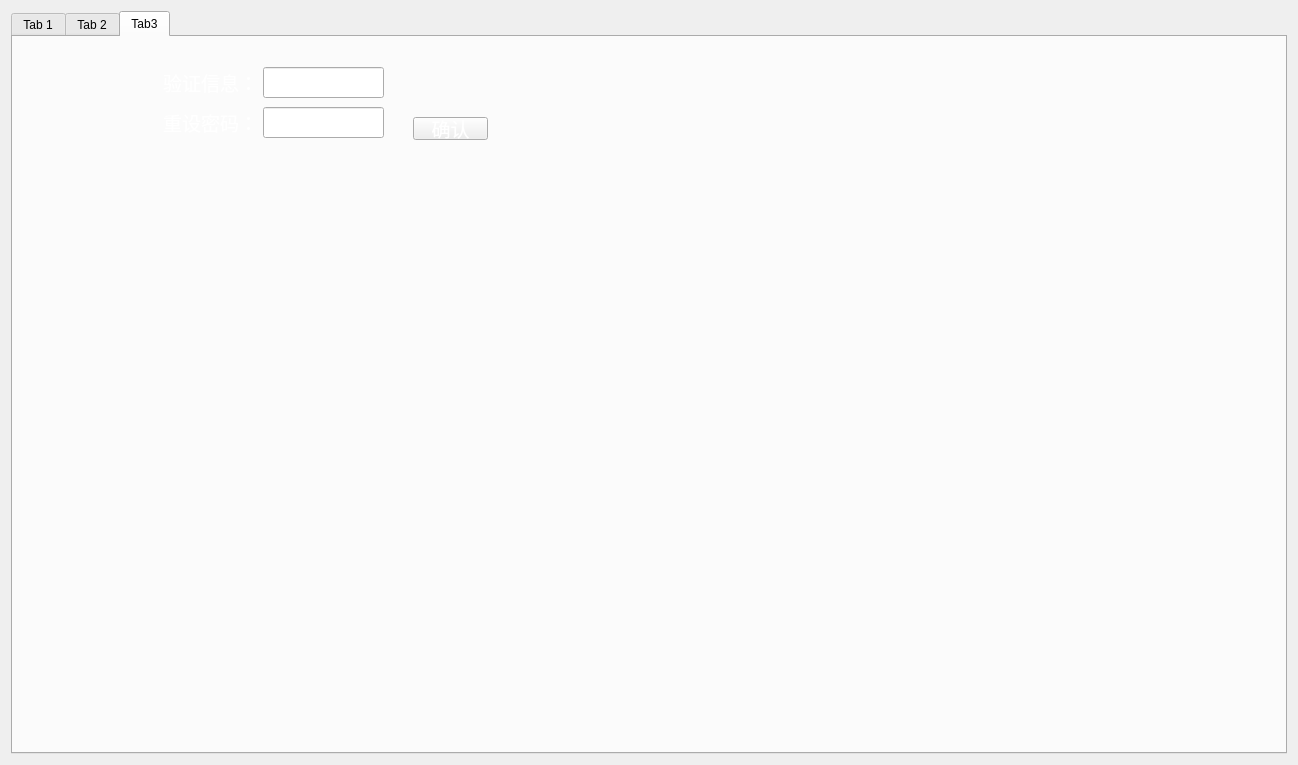
<?xml version="1.0" encoding="UTF-8"?>
<ui version="4.0">
 <class>Widget</class>
 <widget class="QWidget" name="Widget">
  <property name="geometry">
   <rect>
    <x>0</x>
    <y>0</y>
    <width>1298</width>
    <height>765</height>
   </rect>
  </property>
  <property name="windowTitle">
   <string>Widget</string>
  </property>
  <layout class="QGridLayout" name="gridLayout_7">
   <item row="0" column="0">
    <layout class="QVBoxLayout" name="verticalLayout_5">
     <item>
      <widget class="QTabWidget" name="tabWidget">
       <property name="styleSheet">
        <string notr="true">background-image: url(:/new/prefix1/image/Image_1698416347918_edit_521250832624108.jpg);
</string>
       </property>
       <property name="currentIndex">
        <number>2</number>
       </property>
       <widget class="QWidget" name="tab">
        <attribute name="title">
         <string>Tab 1</string>
        </attribute>
        <layout class="QGridLayout" name="gridLayout_5">
         <item row="0" column="0">
          <widget class="QLabel" name="label_title">
           <property name="font">
            <font>
             <pointsize>26</pointsize>
             <bold>false</bold>
            </font>
           </property>
           <property name="styleSheet">
            <string notr="true">border-color: rgb(255, 255, 255);
color: rgb(255, 85, 0);</string>
           </property>
           <property name="text">
            <string>闽旋科技股份有限公司数据测试系统</string>
           </property>
           <property name="alignment">
            <set>Qt::AlignCenter</set>
           </property>
          </widget>
         </item>
         <item row="1" column="0">
          <widget class="QGroupBox" name="groupBox_2">
           <property name="statusTip">
            <string/>
           </property>
           <property name="styleSheet">
            <string notr="true">background-color: rgba(0, 170, 255, 150);
font: 15pt &quot;Microsoft YaHei UI&quot;;
</string>
           </property>
           <property name="title">
            <string/>
           </property>
           <property name="alignment">
            <set>Qt::AlignCenter</set>
           </property>
           <layout class="QGridLayout" name="gridLayout_3">
            <item row="0" column="0">
             <layout class="QVBoxLayout" name="verticalLayout_6">
              <item>
               <layout class="QVBoxLayout" name="verticalLayout_4">
                <item>
                 <layout class="QHBoxLayout" name="horizontalLayout_12">
                  <item>
                   <widget class="QLabel" name="label_8">
                    <property name="font">
                     <font>
                      <family>Microsoft YaHei UI</family>
                      <pointsize>15</pointsize>
                      <italic>false</italic>
                      <bold>false</bold>
                     </font>
                    </property>
                    <property name="styleSheet">
                     <string notr="true">color: rgb(255, 255, 255);</string>
                    </property>
                    <property name="text">
                     <string>操作人员：</string>
                    </property>
                   </widget>
                  </item>
                  <item>
                   <widget class="QLineEdit" name="lineEdit_p">
                    <property name="styleSheet">
                     <string notr="true">background-image: url(:/new/prefix1/image/1.jpg);

 border-radius: 10px;  border: 2px groove gray;
        border-style: outset;</string>
                    </property>
                    <property name="text">
                     <string/>
                    </property>
                   </widget>
                  </item>
                 </layout>
                </item>
                <item>
                 <layout class="QHBoxLayout" name="horizontalLayout_11">
                  <item>
                   <widget class="QLabel" name="label_11">
                    <property name="font">
                     <font>
                      <family>Microsoft YaHei UI</family>
                      <pointsize>15</pointsize>
                      <italic>false</italic>
                      <bold>false</bold>
                     </font>
                    </property>
                    <property name="styleSheet">
                     <string notr="true">
color: rgb(255, 255, 255);
</string>
                    </property>
                    <property name="text">
                     <string>密码：</string>
                    </property>
                   </widget>
                  </item>
                  <item>
                   <widget class="QLineEdit" name="lineEdit_password">
                    <property name="styleSheet">
                     <string notr="true">     border-radius: 10px;  border: 2px groove gray;
background-image: url(:/new/prefix1/image/1.jpg);
        border-style: outset;</string>
                    </property>
                    <property name="text">
                     <string/>
                    </property>
                    <property name="echoMode">
                     <enum>QLineEdit::Password</enum>
                    </property>
                   </widget>
                  </item>
                 </layout>
                </item>
               </layout>
              </item>
             </layout>
            </item>
            <item row="1" column="0">
             <layout class="QHBoxLayout" name="horizontalLayout_13">
              <item>
               <widget class="QPushButton" name="start_test">
                <property name="font">
                 <font>
                  <family>Microsoft YaHei UI</family>
                  <pointsize>15</pointsize>
                  <italic>false</italic>
                  <bold>false</bold>
                 </font>
                </property>
                <property name="styleSheet">
                 <string notr="true">
color: rgb(255, 85, 0);


        border-radius: 10px;  border: 2px groove gray;
        border-style: outset;
</string>
                </property>
                <property name="text">
                 <string>确定</string>
                </property>
                <property name="iconSize">
                 <size>
                  <width>128</width>
                  <height>128</height>
                 </size>
                </property>
               </widget>
              </item>
              <item>
               <widget class="QPushButton" name="closeApp_2">
                <property name="font">
                 <font>
                  <family>Microsoft YaHei UI</family>
                  <pointsize>15</pointsize>
                  <italic>false</italic>
                  <bold>false</bold>
                 </font>
                </property>
                <property name="styleSheet">
                 <string notr="true">background-color: rgb(255, 0, 0);
color: rgb(255, 85, 0);
     border-radius: 10px;  border: 2px groove gray;
        border-style: outset;</string>
                </property>
                <property name="text">
                 <string>退出</string>
                </property>
               </widget>
              </item>
              <item>
               <widget class="QPushButton" name="changePassword">
                <property name="font">
                 <font>
                  <family>Microsoft YaHei UI</family>
                  <pointsize>15</pointsize>
                  <italic>false</italic>
                  <bold>false</bold>
                 </font>
                </property>
                <property name="styleSheet">
                 <string notr="true">background-color: rgb(255, 0, 0);
color: rgb(255, 85, 0);
     border-radius: 10px;  border: 2px groove gray;
        border-style: outset;</string>
                </property>
                <property name="text">
                 <string>修改密码</string>
                </property>
               </widget>
              </item>
             </layout>
            </item>
           </layout>
          </widget>
         </item>
        </layout>
       </widget>
       <widget class="QWidget" name="tab_2">
        <attribute name="title">
         <string>Tab 2</string>
        </attribute>
        <layout class="QGridLayout" name="gridLayout_6">
         <item row="0" column="0" rowspan="2">
          <layout class="QVBoxLayout" name="verticalLayout_2">
           <item>
            <widget class="QGroupBox" name="groupBox_5">
             <property name="styleSheet">
              <string notr="true">color: rgb(255, 255, 255);</string>
             </property>
             <property name="title">
              <string>输入</string>
             </property>
             <layout class="QGridLayout" name="gridLayout_2">
              <item row="0" column="0">
               <layout class="QVBoxLayout" name="verticalLayout_7">
                <item>
                 <layout class="QHBoxLayout" name="horizontalLayout_15">
                  <item>
                   <widget class="QLabel" name="label_6">
                    <property name="font">
                     <font>
                      <bold>true</bold>
                     </font>
                    </property>
                    <property name="styleSheet">
                     <string notr="true">color: rgb(255, 255, 255);</string>
                    </property>
                    <property name="text">
                     <string>测试日期：</string>
                    </property>
                   </widget>
                  </item>
                  <item>
                   <widget class="QLineEdit" name="lineEdit_date">
                    <property name="styleSheet">
                     <string notr="true">     border-radius: 10px;  border: 2px groove gray;
background-image: url(:/new/prefix1/image/1.jpg);
        border-style: outset;
color: rgb(0, 0, 0);</string>
                    </property>
                   </widget>
                  </item>
                 </layout>
                </item>
                <item>
                 <layout class="QHBoxLayout" name="horizontalLayout_9">
                  <item>
                   <widget class="QLabel" name="label_0">
                    <property name="font">
                     <font>
                      <bold>true</bold>
                     </font>
                    </property>
                    <property name="styleSheet">
                     <string notr="true">color: rgb(255, 255, 255);</string>
                    </property>
                    <property name="text">
                     <string>样品编号：</string>
                    </property>
                   </widget>
                  </item>
                  <item>
                   <widget class="QLineEdit" name="lineEdit_ID">
                    <property name="styleSheet">
                     <string notr="true">     border-radius: 10px;  border: 2px groove gray;
background-image: url(:/new/prefix1/image/1.jpg);
        border-style: outset;
color: rgb(0, 0, 0);</string>
                    </property>
                   </widget>
                  </item>
                 </layout>
                </item>
                <item>
                 <layout class="QHBoxLayout" name="horizontalLayout_2">
                  <item>
                   <widget class="QLabel" name="label_inputSpeed">
                    <property name="font">
                     <font>
                      <pointsize>9</pointsize>
                      <bold>false</bold>
                     </font>
                    </property>
                    <property name="styleSheet">
                     <string notr="true">
color: rgb(255, 255, 255);
</string>
                    </property>
                    <property name="text">
                     <string>输入电机转速：</string>
                    </property>
                   </widget>
                  </item>
                  <item>
                   <widget class="QLineEdit" name="lineEdit_inputSpeed">
                    <property name="styleSheet">
                     <string notr="true">     border-radius: 10px;  border: 2px groove gray;
background-image: url(:/new/prefix1/image/1.jpg);
        border-style: outset;
color: rgb(0, 0, 0);</string>
                    </property>
                   </widget>
                  </item>
                 </layout>
                </item>
               </layout>
              </item>
              <item row="1" column="0">
               <layout class="QHBoxLayout" name="horizontalLayout_21">
                <item>
                 <widget class="QLabel" name="label_inputSpeed_2">
                  <property name="font">
                   <font>
                    <pointsize>9</pointsize>
                    <bold>false</bold>
                   </font>
                  </property>
                  <property name="styleSheet">
                   <string notr="true">
color: rgb(255, 255, 255);
</string>
                  </property>
                  <property name="text">
                   <string>温度：</string>
                  </property>
                 </widget>
                </item>
                <item>
                 <widget class="QLineEdit" name="lineEdit_inputSpeed_2">
                  <property name="styleSheet">
                   <string notr="true">     border-radius: 10px;  border: 2px groove gray;
background-image: url(:/new/prefix1/image/1.jpg);
        border-style: outset;
color: rgb(0, 0, 0);</string>
                  </property>
                 </widget>
                </item>
               </layout>
              </item>
              <item row="2" column="0">
               <layout class="QHBoxLayout" name="horizontalLayout_22">
                <item>
                 <widget class="QLabel" name="label_inputSpeed_3">
                  <property name="font">
                   <font>
                    <pointsize>9</pointsize>
                    <bold>false</bold>
                   </font>
                  </property>
                  <property name="styleSheet">
                   <string notr="true">
color: rgb(255, 255, 255);
</string>
                  </property>
                  <property name="text">
                   <string>压力：</string>
                  </property>
                 </widget>
                </item>
                <item>
                 <widget class="QLineEdit" name="lineEdit_inputSpeed_3">
                  <property name="styleSheet">
                   <string notr="true">     border-radius: 10px;  border: 2px groove gray;
background-image: url(:/new/prefix1/image/1.jpg);
        border-style: outset;
color: rgb(0, 0, 0);</string>
                  </property>
                 </widget>
                </item>
               </layout>
              </item>
             </layout>
            </widget>
           </item>
           <item>
            <layout class="QVBoxLayout" name="verticalLayout">
             <item>
              <layout class="QHBoxLayout" name="horizontalLayout">
               <item>
                <widget class="QPushButton" name="pushButton_0">
                 <property name="font">
                  <font>
                   <pointsize>16</pointsize>
                   <bold>true</bold>
                  </font>
                 </property>
                 <property name="styleSheet">
                  <string notr="true">background-color: rgb(170, 255, 255);
color: rgb(255, 0, 0);

     border-radius: 10px;  border: 2px groove gray;
        border-style: outset;</string>
                 </property>
                 <property name="text">
                  <string>开始采集</string>
                 </property>
                </widget>
               </item>
               <item>
                <widget class="QPushButton" name="closeApp">
                 <property name="font">
                  <font>
                   <pointsize>16</pointsize>
                   <bold>true</bold>
                  </font>
                 </property>
                 <property name="styleSheet">
                  <string notr="true">background-color: rgb(255, 0, 0);
color: rgb(255, 85, 0);
     border-radius: 10px;  border: 2px groove gray;
        border-style: outset;</string>
                 </property>
                 <property name="text">
                  <string>退出</string>
                 </property>
                </widget>
               </item>
              </layout>
             </item>
             <item>
              <layout class="QHBoxLayout" name="horizontalLayout_3">
               <item>
                <widget class="QPushButton" name="saveData">
                 <property name="font">
                  <font>
                   <pointsize>15</pointsize>
                   <bold>true</bold>
                  </font>
                 </property>
                 <property name="styleSheet">
                  <string notr="true">background-color: rgb(170, 255, 255);
color: rgb(255, 85, 0);
     border-radius: 10px;  border: 2px groove gray;
        border-style: outset;</string>
                 </property>
                 <property name="text">
                  <string>保存</string>
                 </property>
                 <property name="iconSize">
                  <size>
                   <width>20</width>
                   <height>20</height>
                  </size>
                 </property>
                </widget>
               </item>
               <item>
                <widget class="QPushButton" name="vibrationToPy">
                 <property name="font">
                  <font>
                   <pointsize>15</pointsize>
                   <bold>true</bold>
                  </font>
                 </property>
                 <property name="styleSheet">
                  <string notr="true">background-color: rgb(170, 255, 255);
color: rgb(255, 85, 0);
     border-radius: 10px;  border: 2px groove gray;
        border-style: outset;</string>
                 </property>
                 <property name="text">
                  <string>合并数据</string>
                 </property>
                 <property name="iconSize">
                  <size>
                   <width>20</width>
                   <height>20</height>
                  </size>
                 </property>
                </widget>
               </item>
              </layout>
             </item>
            </layout>
           </item>
          </layout>
         </item>
         <item row="0" column="1">
          <widget class="QGroupBox" name="groupBox">
           <property name="font">
            <font>
             <pointsize>12</pointsize>
             <bold>true</bold>
            </font>
           </property>
           <property name="styleSheet">
            <string notr="true">color: rgb(255, 255, 255);</string>
           </property>
           <property name="title">
            <string>通讯状态</string>
           </property>
           <layout class="QVBoxLayout" name="verticalLayout_10">
            <item>
             <layout class="QHBoxLayout" name="horizontalLayout_20">
              <item>
               <layout class="QHBoxLayout" name="horizontalLayout_10">
                <item>
                 <widget class="QLabel" name="label_16">
                  <property name="font">
                   <font>
                    <pointsize>12</pointsize>
                    <bold>true</bold>
                   </font>
                  </property>
                  <property name="styleSheet">
                   <string notr="true">color: rgb(255, 255, 255);</string>
                  </property>
                  <property name="text">
                   <string>采集卡：</string>
                  </property>
                 </widget>
                </item>
                <item>
                 <widget class="QLabel" name="label_status_0">
                  <property name="enabled">
                   <bool>true</bool>
                  </property>
                  <property name="styleSheet">
                   <string notr="true">
background-color: rgb(255, 0, 0);
     border-radius: 10px;  border: 2px groove gray;
        border-style: outset;</string>
                  </property>
                  <property name="text">
                   <string/>
                  </property>
                 </widget>
                </item>
               </layout>
              </item>
              <item>
               <layout class="QHBoxLayout" name="horizontalLayout_16">
                <item>
                 <widget class="QLabel" name="label_19">
                  <property name="font">
                   <font>
                    <pointsize>12</pointsize>
                    <bold>true</bold>
                   </font>
                  </property>
                  <property name="styleSheet">
                   <string notr="true">color: rgb(255, 255, 255);</string>
                  </property>
                  <property name="text">
                   <string>温度仪表:</string>
                  </property>
                 </widget>
                </item>
                <item>
                 <widget class="QLabel" name="label_status_temprature">
                  <property name="styleSheet">
                   <string notr="true">background-color: rgb(255, 0, 0);
     border-radius: 10px;  border: 2px groove gray;
        border-style: outset;</string>
                  </property>
                  <property name="text">
                   <string/>
                  </property>
                 </widget>
                </item>
               </layout>
              </item>
              <item>
               <layout class="QHBoxLayout" name="horizontalLayout_17">
                <item>
                 <widget class="QLabel" name="label_17">
                  <property name="font">
                   <font>
                    <pointsize>12</pointsize>
                    <bold>true</bold>
                   </font>
                  </property>
                  <property name="styleSheet">
                   <string notr="true">color: rgb(255, 255, 255);</string>
                  </property>
                  <property name="text">
                   <string>压力仪表:</string>
                  </property>
                 </widget>
                </item>
                <item>
                 <widget class="QLabel" name="label_status_pressure">
                  <property name="styleSheet">
                   <string notr="true">background-color: rgb(255, 0, 0);
     border-radius: 10px;  border: 2px groove gray;
        border-style: outset;</string>
                  </property>
                  <property name="text">
                   <string/>
                  </property>
                 </widget>
                </item>
               </layout>
              </item>
              <item>
               <layout class="QHBoxLayout" name="horizontalLayout_18">
                <item>
                 <widget class="QLabel" name="label_18">
                  <property name="font">
                   <font>
                    <pointsize>12</pointsize>
                    <bold>true</bold>
                   </font>
                  </property>
                  <property name="styleSheet">
                   <string notr="true">color: rgb(255, 255, 255);</string>
                  </property>
                  <property name="text">
                   <string>电机:</string>
                  </property>
                 </widget>
                </item>
                <item>
                 <widget class="QLabel" name="label_status_3">
                  <property name="styleSheet">
                   <string notr="true">background-color: rgb(255, 0, 0);
     border-radius: 10px;  border: 2px groove gray;
        border-style: outset;</string>
                  </property>
                  <property name="text">
                   <string/>
                  </property>
                 </widget>
                </item>
               </layout>
              </item>
              <item>
               <layout class="QHBoxLayout" name="horizontalLayout_19">
                <item>
                 <widget class="QLabel" name="label_14">
                  <property name="font">
                   <font>
                    <pointsize>12</pointsize>
                    <bold>true</bold>
                   </font>
                  </property>
                  <property name="styleSheet">
                   <string notr="true">color: rgb(255, 255, 255);</string>
                  </property>
                  <property name="text">
                   <string>扭矩仪:</string>
                  </property>
                 </widget>
                </item>
                <item>
                 <widget class="QLabel" name="label_status_1">
                  <property name="styleSheet">
                   <string notr="true">background-color: rgb(255, 0, 0);
     border-radius: 10px;  border: 2px groove gray;
        border-style: outset;</string>
                  </property>
                  <property name="text">
                   <string/>
                  </property>
                 </widget>
                </item>
               </layout>
              </item>
             </layout>
            </item>
           </layout>
          </widget>
         </item>
         <item row="1" column="1">
          <widget class="QGroupBox" name="groupBox_4">
           <property name="styleSheet">
            <string notr="true">color: rgb(255, 255, 255);</string>
           </property>
           <property name="title">
            <string>扭矩仪峰值</string>
           </property>
           <layout class="QGridLayout" name="gridLayout_4">
            <item row="0" column="0" colspan="2">
             <layout class="QHBoxLayout" name="horizontalLayout_14">
              <item>
               <layout class="QHBoxLayout" name="horizontalLayout_4">
                <item>
                 <widget class="QLabel" name="label_4">
                  <property name="font">
                   <font>
                    <bold>true</bold>
                   </font>
                  </property>
                  <property name="styleSheet">
                   <string notr="true">color: rgb(255, 255, 255);</string>
                  </property>
                  <property name="text">
                   <string>扭矩均值</string>
                  </property>
                 </widget>
                </item>
                <item>
                 <widget class="QLineEdit" name="lineEdit_torqueMax">
                  <property name="styleSheet">
                   <string notr="true">     border-radius: 10px;  border: 2px groove gray;
background-image: url(:/new/prefix1/image/1.jpg);
        border-style: outset;
color: rgb(0, 0, 0);</string>
                  </property>
                 </widget>
                </item>
               </layout>
              </item>
              <item>
               <layout class="QHBoxLayout" name="horizontalLayout_5">
                <item>
                 <widget class="QLabel" name="label_10">
                  <property name="font">
                   <font>
                    <bold>true</bold>
                   </font>
                  </property>
                  <property name="styleSheet">
                   <string notr="true">color: rgb(255, 255, 255);</string>
                  </property>
                  <property name="text">
                   <string>功率峰值：</string>
                  </property>
                 </widget>
                </item>
                <item>
                 <widget class="QLineEdit" name="lineEdit_powerMax">
                  <property name="styleSheet">
                   <string notr="true">     border-radius: 10px;  border: 2px groove gray;
background-image: url(:/new/prefix1/image/1.jpg);
        border-style: outset;
color: rgb(0, 0, 0);</string>
                  </property>
                 </widget>
                </item>
               </layout>
              </item>
             </layout>
            </item>
            <item row="1" column="0">
             <widget class="QLabel" name="label_5">
              <property name="font">
               <font>
                <bold>true</bold>
               </font>
              </property>
              <property name="styleSheet">
               <string notr="true">color: rgb(255, 255, 255);</string>
              </property>
              <property name="text">
               <string>扭矩峰值</string>
              </property>
             </widget>
            </item>
            <item row="1" column="1">
             <widget class="QLineEdit" name="lineEdit_torqueMax_2">
              <property name="styleSheet">
               <string notr="true">     border-radius: 10px;  border: 2px groove gray;
background-image: url(:/new/prefix1/image/1.jpg);
        border-style: outset;
color: rgb(0, 0, 0);</string>
              </property>
             </widget>
            </item>
           </layout>
          </widget>
         </item>
         <item row="2" column="0">
          <layout class="QVBoxLayout" name="verticalLayout_9">
           <item>
            <widget class="QGroupBox" name="groupBox_3">
             <property name="styleSheet">
              <string notr="true">color: rgb(255, 255, 255);</string>
             </property>
             <property name="title">
              <string>振动峰值：</string>
             </property>
             <layout class="QGridLayout" name="gridLayout">
              <item row="0" column="0">
               <layout class="QVBoxLayout" name="verticalLayout_3">
                <item>
                 <layout class="QHBoxLayout" name="horizontalLayout_6">
                  <item>
                   <widget class="QLabel" name="label_12">
                    <property name="font">
                     <font>
                      <bold>true</bold>
                     </font>
                    </property>
                    <property name="styleSheet">
                     <string notr="true">color: rgb(255, 255, 255);</string>
                    </property>
                    <property name="text">
                     <string>振动通道1峰值：</string>
                    </property>
                   </widget>
                  </item>
                  <item>
                   <widget class="QLineEdit" name="lineEdit_vibration1Max">
                    <property name="styleSheet">
                     <string notr="true">     border-radius: 10px;  border: 2px groove gray;
background-image: url(:/new/prefix1/image/1.jpg);
        border-style: outset;
color: rgb(0, 0, 0);</string>
                    </property>
                   </widget>
                  </item>
                 </layout>
                </item>
                <item>
                 <layout class="QHBoxLayout" name="horizontalLayout_7">
                  <item>
                   <widget class="QLabel" name="label_13">
                    <property name="font">
                     <font>
                      <bold>true</bold>
                     </font>
                    </property>
                    <property name="styleSheet">
                     <string notr="true">color: rgb(255, 255, 255);</string>
                    </property>
                    <property name="text">
                     <string>振动通道2峰值：</string>
                    </property>
                   </widget>
                  </item>
                  <item>
                   <widget class="QLineEdit" name="lineEdit_vibration2Max">
                    <property name="styleSheet">
                     <string notr="true">     border-radius: 10px;  border: 2px groove gray;
background-image: url(:/new/prefix1/image/1.jpg);
        border-style: outset;
color: rgb(0, 0, 0);</string>
                    </property>
                   </widget>
                  </item>
                 </layout>
                </item>
                <item>
                 <layout class="QHBoxLayout" name="horizontalLayout_8">
                  <item>
                   <widget class="QLabel" name="label_15">
                    <property name="font">
                     <font>
                      <bold>true</bold>
                     </font>
                    </property>
                    <property name="styleSheet">
                     <string notr="true">color: rgb(255, 255, 255);</string>
                    </property>
                    <property name="text">
                     <string>振动通道3峰值：</string>
                    </property>
                   </widget>
                  </item>
                  <item>
                   <widget class="QLineEdit" name="lineEdit_vibration3Max">
                    <property name="styleSheet">
                     <string notr="true">     border-radius: 10px;  border: 2px groove gray;
background-image: url(:/new/prefix1/image/1.jpg);
        border-style: outset;
color: rgb(0, 0, 0);</string>
                    </property>
                   </widget>
                  </item>
                 </layout>
                </item>
               </layout>
              </item>
             </layout>
            </widget>
           </item>
           <item>
            <widget class="QChartView" name="graphicsView"/>
           </item>
          </layout>
         </item>
         <item row="2" column="1">
          <layout class="QVBoxLayout" name="verticalLayout_8">
           <item>
            <widget class="QChartView" name="graphicsView_2"/>
           </item>
           <item>
            <widget class="QChartView" name="graphicsView_3"/>
           </item>
          </layout>
         </item>
        </layout>
       </widget>
       <widget class="QWidget" name="tab_3">
        <attribute name="title">
         <string>Tab3</string>
        </attribute>
        <widget class="QLineEdit" name="lineEdit_changePassword">
         <property name="geometry">
          <rect>
           <x>250</x>
           <y>70</y>
           <width>121</width>
           <height>31</height>
          </rect>
         </property>
         <property name="styleSheet">
          <string notr="true">color: rgb(255, 255, 255);</string>
         </property>
         <property name="echoMode">
          <enum>QLineEdit::Password</enum>
         </property>
        </widget>
        <widget class="QLabel" name="label">
         <property name="geometry">
          <rect>
           <x>150</x>
           <y>70</y>
           <width>91</width>
           <height>31</height>
          </rect>
         </property>
         <property name="font">
          <font>
           <pointsize>14</pointsize>
          </font>
         </property>
         <property name="styleSheet">
          <string notr="true">color: rgb(255, 255, 255);</string>
         </property>
         <property name="text">
          <string>重设密码：</string>
         </property>
        </widget>
        <widget class="QPushButton" name="btn_setpassOk">
         <property name="geometry">
          <rect>
           <x>400</x>
           <y>80</y>
           <width>75</width>
           <height>23</height>
          </rect>
         </property>
         <property name="font">
          <font>
           <pointsize>14</pointsize>
          </font>
         </property>
         <property name="styleSheet">
          <string notr="true">color: rgb(255, 255, 255);</string>
         </property>
         <property name="text">
          <string>确认</string>
         </property>
        </widget>
        <widget class="QLabel" name="label_2">
         <property name="geometry">
          <rect>
           <x>150</x>
           <y>30</y>
           <width>91</width>
           <height>31</height>
          </rect>
         </property>
         <property name="font">
          <font>
           <pointsize>14</pointsize>
          </font>
         </property>
         <property name="styleSheet">
          <string notr="true">color: rgb(255, 255, 255);</string>
         </property>
         <property name="text">
          <string>验证信息：</string>
         </property>
        </widget>
        <widget class="QLineEdit" name="lineEdit_identify">
         <property name="geometry">
          <rect>
           <x>250</x>
           <y>30</y>
           <width>121</width>
           <height>31</height>
          </rect>
         </property>
         <property name="styleSheet">
          <string notr="true">color: rgb(255, 255, 255);</string>
         </property>
         <property name="echoMode">
          <enum>QLineEdit::Password</enum>
         </property>
        </widget>
       </widget>
      </widget>
     </item>
    </layout>
   </item>
  </layout>
 </widget>
 <layoutdefault spacing="6" margin="11"/>
 <customwidgets>
  <customwidget>
   <class>QChartView</class>
   <extends>QGraphicsView</extends>
   <header>qchartview.h</header>
  </customwidget>
 </customwidgets>
 <resources/>
 <connections/>
</ui>
